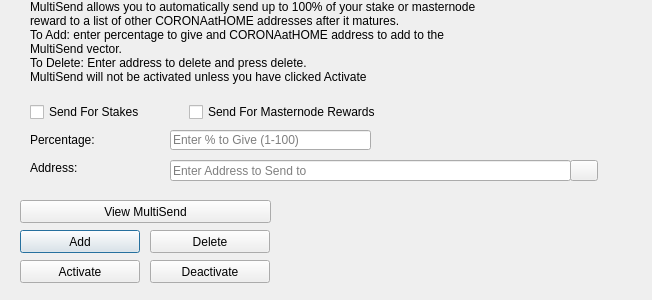
<?xml version="1.0" encoding="UTF-8"?>
<ui version="4.0">
 <class>MultiSendDialog</class>
 <widget class="QDialog" name="MultiSendDialog">
  <property name="windowModality">
   <enum>Qt::NonModal</enum>
  </property>
  <property name="geometry">
   <rect>
    <x>0</x>
    <y>0</y>
    <width>652</width>
    <height>300</height>
   </rect>
  </property>
  <property name="windowTitle">
   <string>MultiSend</string>
  </property>
  <widget class="QLineEdit" name="multiSendPercentEdit">
   <property name="geometry">
    <rect>
     <x>170</x>
     <y>130</y>
     <width>201</width>
     <height>20</height>
    </rect>
   </property>
   <property name="toolTip">
    <string>Enter whole numbers 1 - 100</string>
   </property>
   <property name="placeholderText">
    <string>Enter % to Give (1-100)</string>
   </property>
  </widget>
  <widget class="QLineEdit" name="multiSendAddressEdit">
   <property name="geometry">
    <rect>
     <x>170</x>
     <y>160</y>
     <width>401</width>
     <height>21</height>
    </rect>
   </property>
   <property name="toolTip">
    <string/>
   </property>
   <property name="placeholderText">
    <string>Enter Address to Send to</string>
   </property>
  </widget>
  <widget class="QLabel" name="label_2">
   <property name="geometry">
    <rect>
     <x>30</x>
     <y>0</y>
     <width>451</width>
     <height>121</height>
    </rect>
   </property>
   <property name="lineWidth">
    <number>1</number>
   </property>
   <property name="text">
    <string>MultiSend allows you to automatically send up to 100% of your stake or masternode reward to a list of other CORONAatHOME addresses after it matures.
To Add: enter percentage to give and CORONAatHOME address to add to the MultiSend vector.
To Delete: Enter address to delete and press delete.
MultiSend will not be activated unless you have clicked Activate</string>
   </property>
   <property name="alignment">
    <set>Qt::AlignLeading|Qt::AlignLeft|Qt::AlignTop</set>
   </property>
   <property name="wordWrap">
    <bool>true</bool>
   </property>
  </widget>
  <widget class="QLabel" name="message">
   <property name="geometry">
    <rect>
     <x>290</x>
     <y>200</y>
     <width>351</width>
     <height>91</height>
    </rect>
   </property>
   <property name="text">
    <string/>
   </property>
  </widget>
  <widget class="QPushButton" name="addButton">
   <property name="geometry">
    <rect>
     <x>20</x>
     <y>230</y>
     <width>120</width>
     <height>23</height>
    </rect>
   </property>
   <property name="toolTip">
    <string/>
   </property>
   <property name="statusTip">
    <string>Add to MultiSend Vector</string>
   </property>
   <property name="text">
    <string>Add</string>
   </property>
  </widget>
  <widget class="QPushButton" name="disableButton">
   <property name="geometry">
    <rect>
     <x>150</x>
     <y>260</y>
     <width>120</width>
     <height>23</height>
    </rect>
   </property>
   <property name="statusTip">
    <string>Deactivate MultiSend</string>
   </property>
   <property name="text">
    <string>Deactivate</string>
   </property>
  </widget>
  <widget class="QPushButton" name="addressBookButton">
   <property name="geometry">
    <rect>
     <x>570</x>
     <y>160</y>
     <width>28</width>
     <height>21</height>
    </rect>
   </property>
   <property name="toolTip">
    <string>Choose an address from the address book</string>
   </property>
   <property name="text">
    <string/>
   </property>
   <property name="icon">
    <iconset resource="../coronaathome.qrc">
     <normaloff>:/icons/address-book</normaloff>:/icons/address-book</iconset>
   </property>
   <property name="shortcut">
    <string>Alt+A</string>
   </property>
   <property name="autoDefault">
    <bool>false</bool>
   </property>
  </widget>
  <widget class="QLabel" name="label">
   <property name="geometry">
    <rect>
     <x>30</x>
     <y>130</y>
     <width>121</width>
     <height>20</height>
    </rect>
   </property>
   <property name="toolTip">
    <string>Percentage of stake to send</string>
   </property>
   <property name="text">
    <string>Percentage:</string>
   </property>
  </widget>
  <widget class="QLabel" name="label_5">
   <property name="geometry">
    <rect>
     <x>30</x>
     <y>160</y>
     <width>111</width>
     <height>16</height>
    </rect>
   </property>
   <property name="toolTip">
    <string>Address to send portion of stake to</string>
   </property>
   <property name="text">
    <string>Address:</string>
   </property>
  </widget>
  <widget class="QPushButton" name="deleteButton">
   <property name="geometry">
    <rect>
     <x>150</x>
     <y>230</y>
     <width>120</width>
     <height>23</height>
    </rect>
   </property>
   <property name="toolTip">
    <string/>
   </property>
   <property name="statusTip">
    <string>Delete Address From MultiSend Vector</string>
   </property>
   <property name="text">
    <string>Delete</string>
   </property>
  </widget>
  <widget class="QPushButton" name="activateButton">
   <property name="geometry">
    <rect>
     <x>20</x>
     <y>260</y>
     <width>120</width>
     <height>23</height>
    </rect>
   </property>
   <property name="statusTip">
    <string>Activate MultiSend</string>
   </property>
   <property name="text">
    <string>Activate</string>
   </property>
  </widget>
  <widget class="QPushButton" name="viewButton">
   <property name="geometry">
    <rect>
     <x>20</x>
     <y>200</y>
     <width>251</width>
     <height>23</height>
    </rect>
   </property>
   <property name="toolTip">
    <string/>
   </property>
   <property name="statusTip">
    <string>View MultiSend Vector</string>
   </property>
   <property name="text">
    <string>View MultiSend</string>
   </property>
  </widget>
  <widget class="QWidget" name="horizontalLayoutWidget">
   <property name="geometry">
    <rect>
     <x>30</x>
     <y>100</y>
     <width>351</width>
     <height>24</height>
    </rect>
   </property>
   <layout class="QHBoxLayout" name="horizontalLayout">
    <item>
     <widget class="QCheckBox" name="multiSendStakeCheckBox">
      <property name="text">
       <string>Send For Stakes</string>
      </property>
     </widget>
    </item>
    <item>
     <widget class="QCheckBox" name="multiSendMasternodeCheckBox">
      <property name="text">
       <string>Send For Masternode Rewards</string>
      </property>
     </widget>
    </item>
   </layout>
  </widget>
 </widget>
 <resources>
  <include location="../coronaathome.qrc"/>
 </resources>
 <connections/>
</ui>
